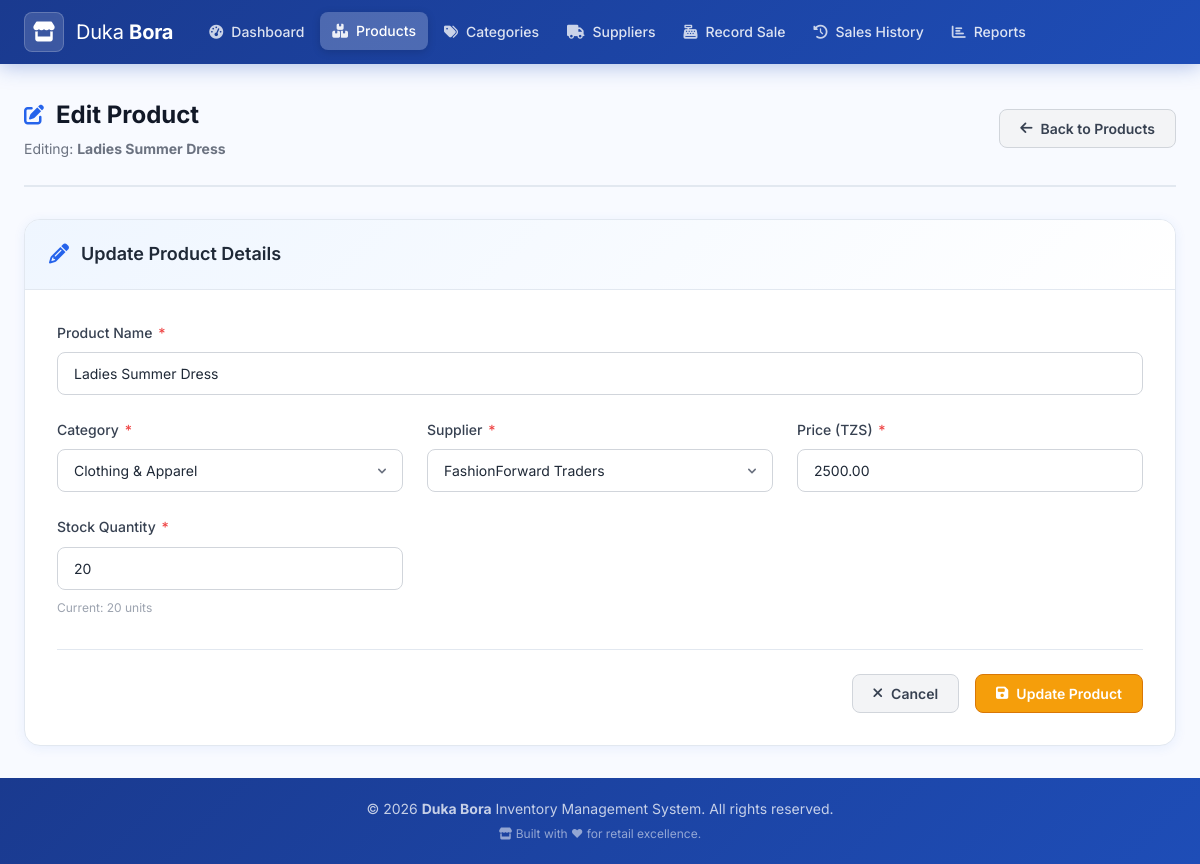
The app's page /edit_product.php?id=5 with its own data.
### tables this page shows
CREATE TABLE IF NOT EXISTS `products` (
    `product_id`  INT            NOT NULL AUTO_INCREMENT,
    `name`        VARCHAR(200)   NOT NULL,
    `category_id` INT            NOT NULL,
    `supplier_id` INT            NOT NULL,
    `price`       DECIMAL(10,2)  NOT NULL DEFAULT 0.00,
    `stock_qty`   INT            NOT NULL DEFAULT 0,
    `created_at`  TIMESTAMP      NOT NULL DEFAULT CURRENT_TIMESTAMP,
    PRIMARY KEY (`product_id`),
    CONSTRAINT `fk_product_category` FOREIGN KEY (`category_id`)
        REFERENCES `categories`(`category_id`) ON DELETE RESTRICT ON UPDATE CASCADE,
    CONSTRAINT `fk_product_supplier` FOREIGN KEY (`supplier_id`)
        REFERENCES `suppliers`(`supplier_id`) ON DELETE RESTRICT ON UPDATE CASCADE,
    CONSTRAINT `chk_price`     CHECK (`price`     >= 0),
    CONSTRAINT `chk_stock_qty` CHECK (`stock_qty` >= 0)
);

CREATE TABLE IF NOT EXISTS `categories` (
    `category_id`   INT           NOT NULL AUTO_INCREMENT,
    `category_name` VARCHAR(100)  NOT NULL,
    PRIMARY KEY (`category_id`),
    UNIQUE KEY `uq_category_name` (`category_name`)
);

CREATE TABLE IF NOT EXISTS `suppliers` (
    `supplier_id`   INT          NOT NULL AUTO_INCREMENT,
    `supplier_name` VARCHAR(150) NOT NULL,
    `phone`         VARCHAR(20)  NOT NULL,
    `location`      VARCHAR(200) NOT NULL,
    PRIMARY KEY (`supplier_id`),
    UNIQUE KEY `uq_supplier_phone` (`phone`)
);

### includes/functions.php (called while the page is built, shortened)
<?php
function e(mixed $value): string
{
    return htmlspecialchars((string) $value, ENT_QUOTES | ENT_SUBSTITUTE, 'UTF-8');
}
function getAllCategories(): array
{
    $conn   = getConnection();
    $result = $conn->query("SELECT * FROM categories ORDER BY category_name ASC");
    return $result->fetch_all(MYSQLI_ASSOC);
}
function getAllSuppliers(): array
{
    $conn   = getConnection();
    $result = $conn->query("SELECT * FROM suppliers ORDER BY supplier_name ASC");
    return $result->fetch_all(MYSQLI_ASSOC);
}
function getProductById(int $productId): ?array
{
    $conn = getConnection();
    $stmt = $conn->prepare("
        SELECT p.*, c.category_name, s.supplier_name
        FROM   products  p
        JOIN   categories c ON c.category_id = p.category_id
        JOIN   suppliers  s ON s.supplier_id = p.supplier_id
        WHERE  p.product_id = ?
    ");
    $stmt->bind_param('i', $productId);
    $stmt->execute();
    $row = $stmt->get_result()->fetch_assoc();
    return $row ?: null;
}

### edit_product.php (the view, shortened to what this page needs)
<?php
require_once __DIR__ . '/includes/functions.php';
$errors     = [];
$categories = getAllCategories();
$suppliers  = getAllSuppliers();
$productId = intval($_GET['id'] ?? $_POST['product_id'] ?? 0);
$product = getProductById($productId);
$old = [
    'name'        => $product['name'],
    'category_id' => $product['category_id'],
    'supplier_id' => $product['supplier_id'],
    'price'       => $product['price'],
    'stock_qty'   => $product['stock_qty'],
];
require_once __DIR__ . '/includes/header.php';
require_once __DIR__ . '/includes/nav.php';
?>
<div class="page-header">
    <div>
        <h1 class="page-title">
            <i class="fas fa-edit"></i> Edit Product
        </h1>
        <p class="page-subtitle">
            Editing: <strong><?= e($product['name']) ?></strong>
        </p>
    </div>
    <a href="products.php" class="btn btn-secondary">
        <i class="fas fa-arrow-left"></i> Back to Products
    </a>
</div>
<div class="form-section">
    <div class="form-section-header">
        <i class="fas fa-pencil-alt"></i>
        <h2>Update Product Details</h2>
    </div>
    <div class="form-body">
        <form method="POST"
              action="edit_product.php?id=<?= $productId ?>"
              data-validate
              novalidate
              id="editProductForm">
            <div class="form-grid">
                <div class="form-group full-width">
                    <label class="form-label" for="product_name">
                        Product Name <span class="required">*</span>
                    </label>
                    <input
                        type="text"
                        id="product_name"
                        name="name"
                        class="form-control <?= isset($errors['name']) ? 'is-invalid' : '' ?>"
                        value="<?= e($old['name']) ?>"
                        maxlength="200"
                        required
                        autocomplete="off">
                </div>
                <div class="form-group">
                    <label class="form-label" for="category_id">
                        Category <span class="required">*</span>
                    </label>
                    <select
                        id="category_id"
                        name="category_id"
                        class="form-control <?= isset($errors['category_id']) ? 'is-invalid' : '' ?>"
                        required>
                        <?php foreach ($categories as $cat): ?>
                            <option value="<?= (int) $cat['category_id'] ?>"
                                <?= $old['category_id'] == $cat['category_id'] ? 'selected' : '' ?>>
                                <?= e($cat['category_name']) ?>
                            </option>
                        <?php endforeach; ?>
                    </select>
                </div>
                <div class="form-group">
                    <label class="form-label" for="supplier_id">
                        Supplier <span class="required">*</span>
                    </label>
                    <select
                        id="supplier_id"
                        name="supplier_id"
                        class="form-control <?= isset($errors['supplier_id']) ? 'is-invalid' : '' ?>"
                        required>
                        <?php foreach ($suppliers as $sup): ?>
                            <option value="<?= (int) $sup['supplier_id'] ?>"
                                <?= $old['supplier_id'] == $sup['supplier_id'] ? 'selected' : '' ?>>
                                <?= e($sup['supplier_name']) ?>
                            </option>
                        <?php endforeach; ?>
                    </select>
                </div>
                <div class="form-group">
                    <label class="form-label" for="price">
                        Price (TZS) <span class="required">*</span>
                    </label>
                    <input
                        type="number"
                        id="price"
                        name="price"
                        class="form-control <?= isset($errors['price']) ? 'is-invalid' : '' ?>"
                        value="<?= e($old['price']) ?>"
                        step="0.01"
                        min="0.01"
                        data-type="price"
                        required>
                </div>
                <div class="form-group">
                    <label class="form-label" for="stock_qty">
                        Stock Quantity <span class="required">*</span>
                    </label>
                    <input
                        type="number"
                        id="stock_qty"
                        name="stock_qty"
                        class="form-control <?= isset($errors['stock_qty']) ? 'is-invalid' : '' ?>"
                        value="<?= e($old['stock_qty']) ?>"
                        step="1"
                        min="0"
                        data-type="stock"
                        required>
                    <?php if (isset($errors['stock_qty'])): ?>
                        <span class="form-error">✖ <?= e($errors['stock_qty']) ?></span>
                    <?php else: ?>
                        <span class="form-hint">Current: <?= (int) $product['stock_qty'] ?> units</span>
                    <?php endif; ?>
                </div>
            </div>
            <div class="form-actions">
                <a href="products.php" class="btn btn-secondary" id="btnCancelEdit">
                    <i class="fas fa-times"></i> Cancel
                </a>
                <button type="submit" class="btn btn-warning" id="btnSubmitEdit">
                    <i class="fas fa-save"></i> Update Product
                </button>
            </div>
        </form>
    </div>
</div>
<?php require_once __DIR__ . '/includes/footer.php'; ?>

### records on screen
products: name "Ladies Summer Dress", category_id "Clothing & Apparel", supplier_id "FashionForward Traders", price "2500.00", stock_qty "20"
